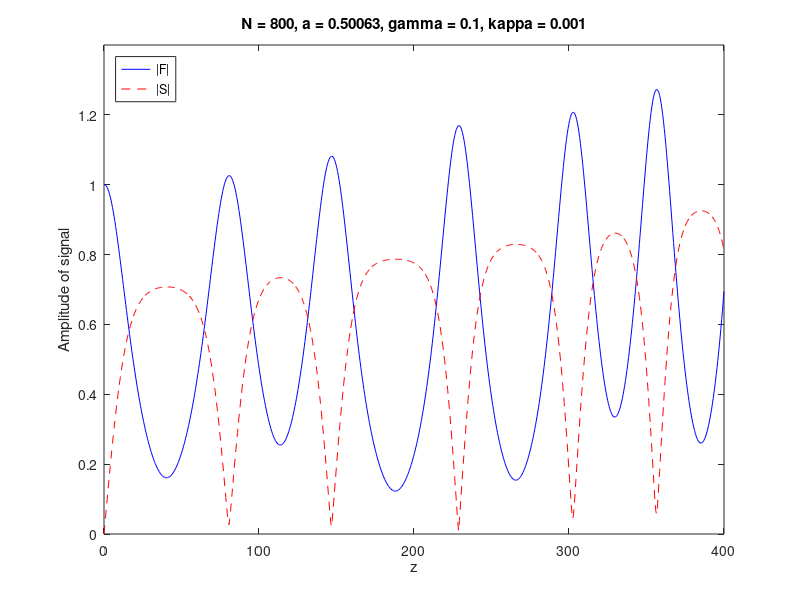

Write MATLAB code to recreate this figure.
Start_Value = 0;
End_Value = 400;
N = 800;
a = (End_Value - Start_Value)/(N-1);
z = Start_Value:a:End_Value;
F = zeros(1,N);
S = zeros(1,N);
F(1) = (1 + 1i)/sqrt(2);
gamma = 0.1;
kappa = 0.001;

for c=1:N-1
    Fk1 = 1i*gamma*S(c)*conj(F(c))*exp(1i*kappa*z(c));
    Fk2 = 1i*gamma*(S(c) + a*Fk1/2)*conj(F(c) + a*Fk1/2)*exp(1i*kappa*z(c));
    Fk3 = 1i*gamma*(S(c) + a*Fk2/2)*conj(F(c) + a*Fk2/2)*exp(1i*kappa*z(c));
    Fk4 = 1i*gamma*(S(c) + a*Fk3)*conj(F(c) + a*Fk3)*exp(1i*kappa*z(c));
    F(c+1) = F(c) + a*(Fk1 + 2*Fk2 + 2*Fk3 + Fk4)/6;
    Sk1 = 1i*0.5*gamma*(F(c))^2*exp(-1i*kappa*z(c));
    Sk2 = 1i*0.5*gamma*(F(c) + a*Sk1/2)^2*exp(-1i*kappa*z(c));
    Sk3 = 1i*0.5*gamma*(F(c) + a*Sk2/2)^2*exp(-1i*kappa*z(c));
    Sk4 = 1i*0.5*gamma*(F(c) + a*Sk3)^2*exp(-1i*kappa*z(c));
    S(c+1) = S(c) + a*(Sk1 + 2*Sk2 + 2*Sk3 + Sk4)/6;
end

plot(z, abs(F), 'b-', z, abs(S), 'r--')
xlim([Start_Value End_Value])
ylim([0 1.4])
title(['N = ',num2str(N),', a = ',num2str(a),', gamma = ',num2str(gamma), ', kappa = ',num2str(kappa)])
xlabel('z')
ylabel('Amplitude of signal')
legend({'|F|','|S|'},'Location','northwest')